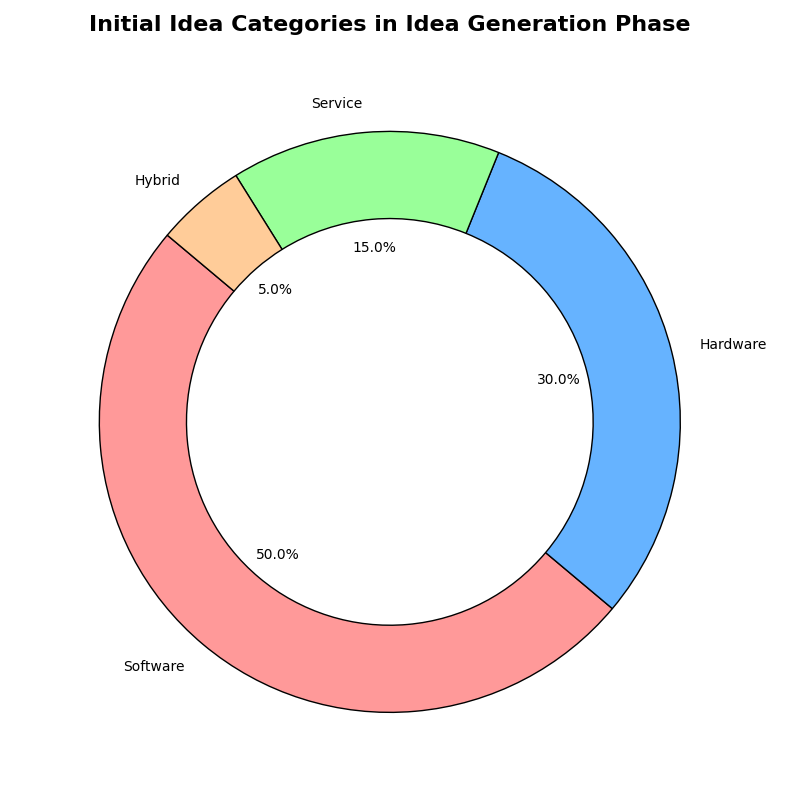

Here is the Python script that generated this plot:
import matplotlib.pyplot as plt
import numpy as np

# Define the stages and the number of projects at each stage
stages = [
    "Idea Generation", 
    "Prototype Development", 
    "Alpha Testing", 
    "Beta Testing", 
    "Market Introduction", 
    "Market Success"
]
projects = np.array([500, 300, 200, 100, 50, 30])

# Define the colors for each stage
colors = ['#ff9999', '#66b3ff', '#99ff99', '#ffcc99', '#c2c2f0', '#ffb3e4']

# Create the figure and axis
fig, ax = plt.subplots(figsize=(10, 8))

# Add stages as patches
for i in range(len(stages)):
    ax.text(0.5, i + 0.5, f"{stages[i]}\n{projects[i]} Projects", 
            ha='center', va='center', fontsize=12, color='black', weight='bold')

# Customize the plot
ax.set_xlim(0, 1)
ax.set_ylim(0, len(stages))
ax.axis('off')

# Title and layout adjustments
ax.set_title(
    'Tech Startup Innovation Funnel:\nFrom Idea to Market Success',
    fontsize=16, weight='bold', ha='center', va='bottom', pad=30
)

plt.tight_layout()

# Second plot: Donut pie chart outlining the category distribution of ideas

# Sample data for categories of initial ideas
categories = ['Software', 'Hardware', 'Service', 'Hybrid']
category_counts = [250, 150, 75, 25]

# Colors for the donut chart
pie_colors = ['#ff9999','#66b3ff','#99ff99','#ffcc99']

# Create a new figure for the donut pie chart
fig2, ax2 = plt.subplots(figsize=(8, 8))

# Create donut pie chart by setting a width for the wedges
ax2.pie(category_counts, labels=categories, colors=pie_colors, autopct='%1.1f%%',
        startangle=140, wedgeprops={'edgecolor': 'black', 'width': 0.3})

# Title for the donut pie chart
ax2.set_title('Initial Idea Categories in Idea Generation Phase',
              fontsize=16, weight='bold', pad=20)

plt.tight_layout()

# Display both plots
plt.show()
